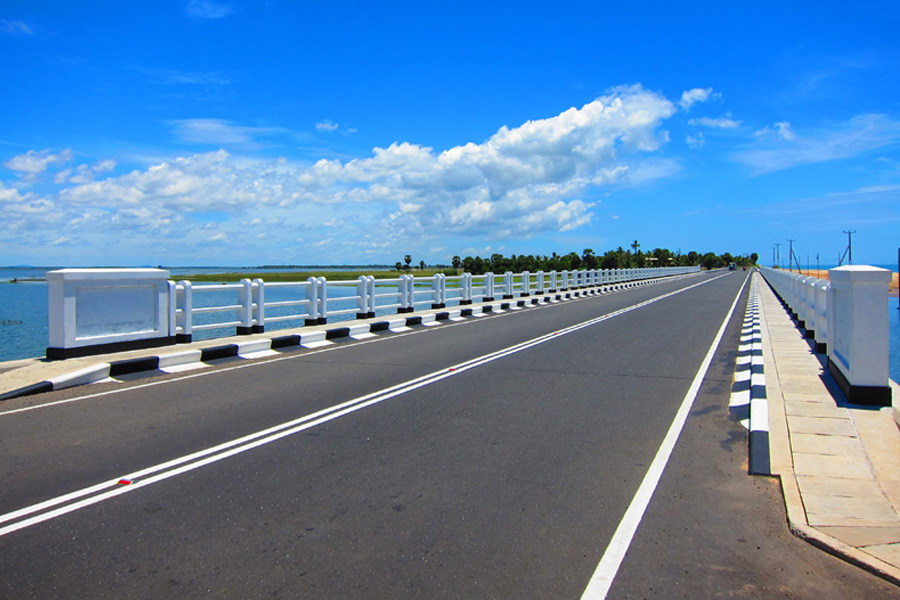
#> input picture GUI/Resources/way2.png, 900 x 600 px, found by its file name
$ python Recognising_line.py
#> lines starting #> are read from the running program, lines starting #| are printed output that depends on the picture; after the words box and inside, x2 and y2 are one past the last pixel; in counts of white or black regions, pixels touching at a corner belong together
import cv2
import numpy

if __name__ == '__main__':
    img = cv2.imread('./Resources/way2.png')
#> img is the input picture: shape (600, 900, 3); mean B, G, R 172.5, 132.7, 92.9
    # [4 lines of commented-out code are left out]

    img = img[175:, ]
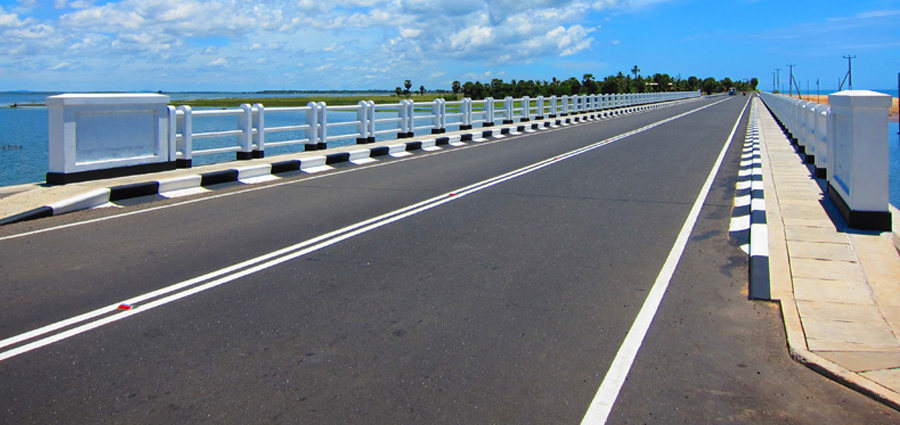
#> img: shape (425, 900, 3); mean B, G, R 141.4, 128.4, 114

    boundaries = [
        ([169, 176, 184], [255, 255, 255])
    ]

    output = None
    for (lower, upper) in boundaries:
        # create NumPy arrays from the boundaries
        lower = numpy.array(lower, dtype = "uint8")
        upper = numpy.array(upper, dtype = "uint8")

        # find the colors within the specified boundaries and apply
        # the mask
        mask = cv2.inRange(img, lower, upper)
        output = cv2.bitwise_and(img, img, mask = mask)

        # show the images
        cv2.imshow("images", numpy.hstack([img, output]))
        cv2.waitKey(0)
#> this loop made 1 pass
#> pass 1, `mask = cv2.inRange(img, lower, upper)`:
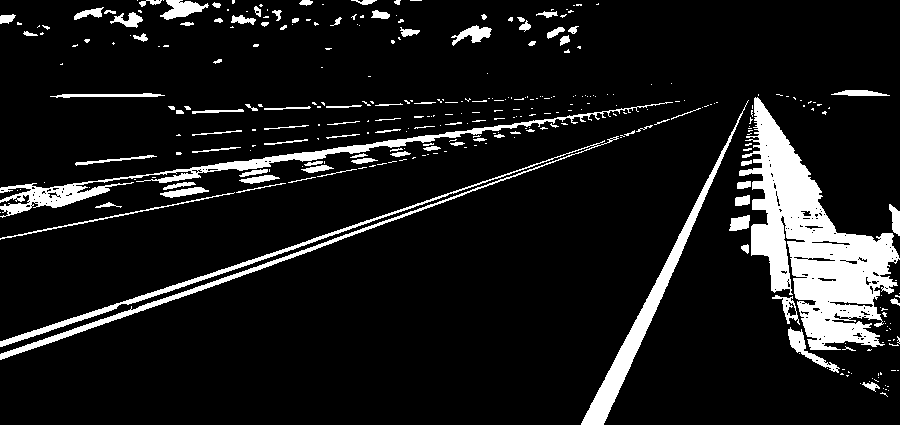
#> mask: shape (425, 900); 10.3% white; 332 white regions (237 under 20 px), largest, box (x1, y1, x2, y2) and area: (739, 97, 900, 350) 16467, (0, 136, 619, 360) 4598, (0, 102, 673, 218) 4580
#> pass 1, `output = cv2.bitwise_and(img, img, mask = mask)`:
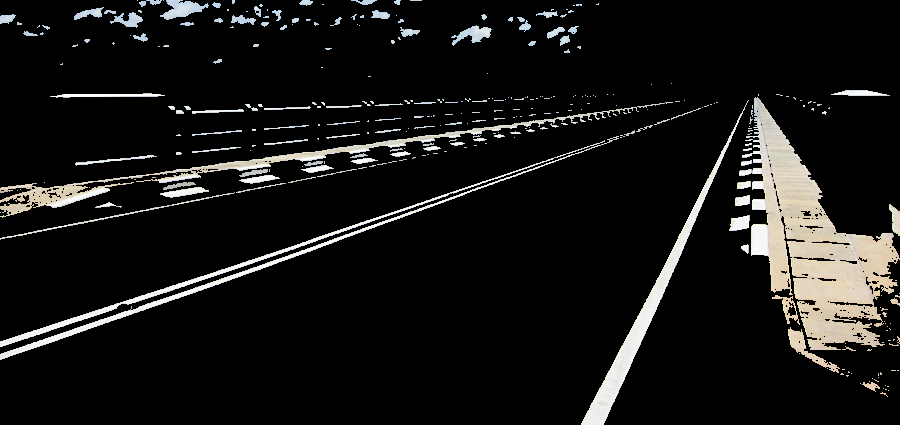
#> output: shape (425, 900, 3); mean B, G, R 21.3, 22.4, 22.9
#> pass 1, `cv2.imshow("images", numpy.hstack([img, output]))`:
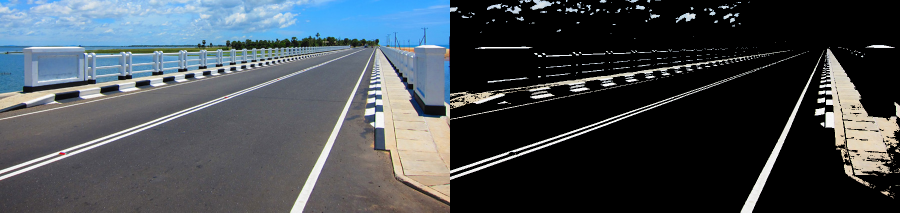
#> window 'images': shape (425, 1800, 3) (shown at 1/2 size); mean B, G, R 81.4, 75.4, 68.5

    gray = cv2.cvtColor(output, cv2.COLOR_BGR2GRAY)
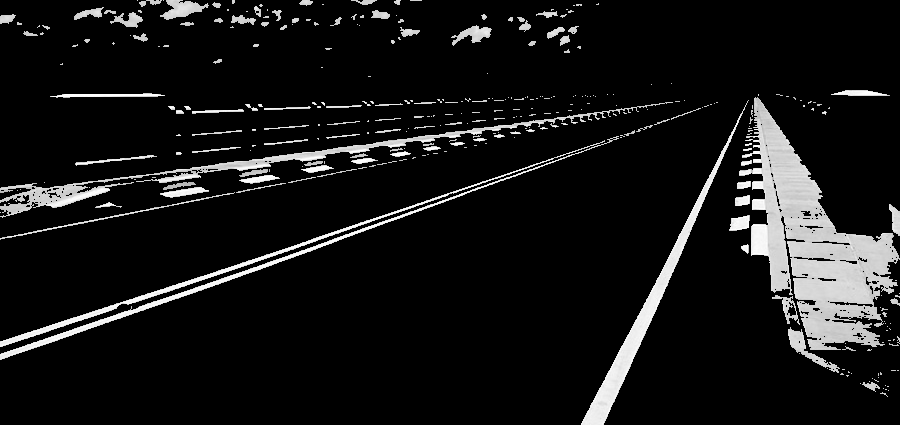
#> gray: shape (425, 900); min 0, max 255, mean 22.5
    edge = cv2.Canny(gray, 50, 150, apertureSize=3)
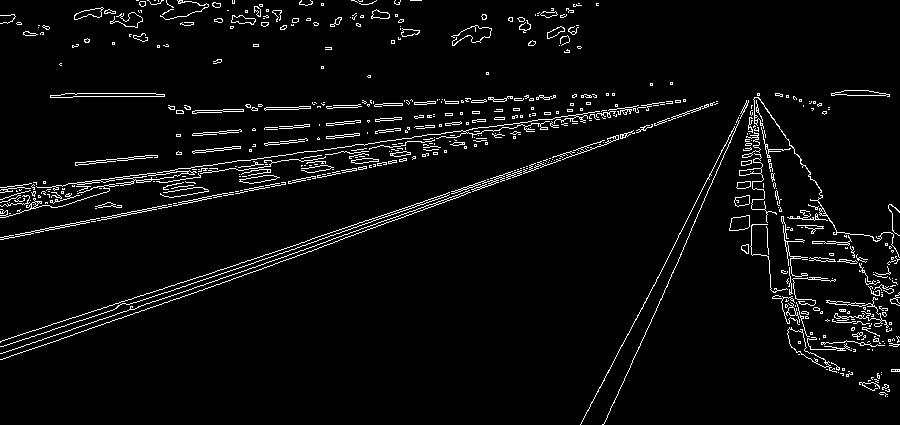
#> edge: shape (425, 900); 4.1% white in thin lines or dots

    cv2.imwrite('./Resources/gray.png', gray)
    cv2.imwrite('./Resources/edges.png', edge)
    lines = cv2.HoughLines(edge,1,numpy.pi/180,200)
#> lines = 17 rows, first 8: [330, 1.24], [193, 1.43], [324, 1.26], [341, 1.22], [334, 1.24], [198, 1.43], [328, 1.24], [170, 1.47]
    for line in lines:
        for rho,theta in line:
            a = numpy.cos(theta)
            b = numpy.sin(theta)
            x0 = a*rho
            y0 = b*rho
            x1 = int(x0 + 1000*(-b))
            y1 = int(y0 + 1000*(a))
            x2 = int(x0 - 1000*(-b))
            y2 = int(y0 - 1000*(a))

            cv2.line(img,(x1,y1),(x2,y2),(0,0,255),2)
#> this loop made 17 passes
#> line on passes 1 to 12: [[330, 1.24]], [[193, 1.43]], [[324, 1.26]], [[341, 1.22]], [[334, 1.24]], [[198, 1.43]], [[328, 1.24]], [[170, 1.47]], [[338, 1.22]], [[233, 1.38]], [[206, 1.41]], [[172, 1.47]]
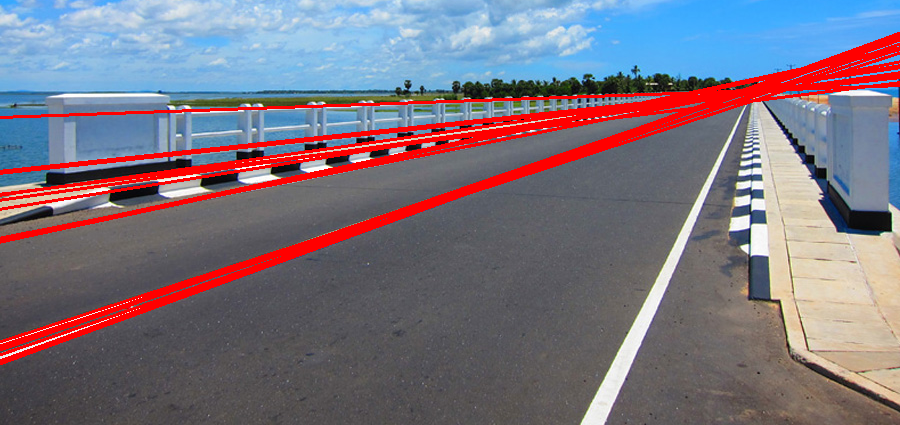
#> img: shape (425, 900, 3); 8.19% of pixels changed, all inside (x1, y1, x2, y2) = (0, 32, 900, 365)


    # [5 lines of commented-out code are left out]

    cv2.imwrite('./Resources/houghlines3.png', img)
    cv2.imshow("image", img)
    # cv2.waitKey(0)
